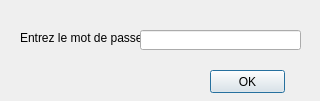
<?xml version="1.0" encoding="UTF-8"?>
<ui version="4.0">
 <class>passformdialog</class>
 <widget class="QDialog" name="passformdialog">
  <property name="windowModality">
   <enum>Qt::WindowModal</enum>
  </property>
  <property name="geometry">
   <rect>
    <x>0</x>
    <y>0</y>
    <width>320</width>
    <height>101</height>
   </rect>
  </property>
  <property name="focusPolicy">
   <enum>Qt::StrongFocus</enum>
  </property>
  <property name="windowTitle">
   <string>Dialog</string>
  </property>
  <widget class="QLabel" name="label">
   <property name="geometry">
    <rect>
     <x>20</x>
     <y>30</y>
     <width>131</width>
     <height>16</height>
    </rect>
   </property>
   <property name="text">
    <string>Entrez le mot de passe :</string>
   </property>
  </widget>
  <widget class="QLineEdit" name="enterPass">
   <property name="geometry">
    <rect>
     <x>140</x>
     <y>30</y>
     <width>161</width>
     <height>20</height>
    </rect>
   </property>
   <property name="mouseTracking">
    <bool>true</bool>
   </property>
  </widget>
  <widget class="QPushButton" name="pushButton">
   <property name="geometry">
    <rect>
     <x>210</x>
     <y>70</y>
     <width>75</width>
     <height>23</height>
    </rect>
   </property>
   <property name="text">
    <string>OK</string>
   </property>
  </widget>
 </widget>
 <resources/>
 <connections/>
</ui>
